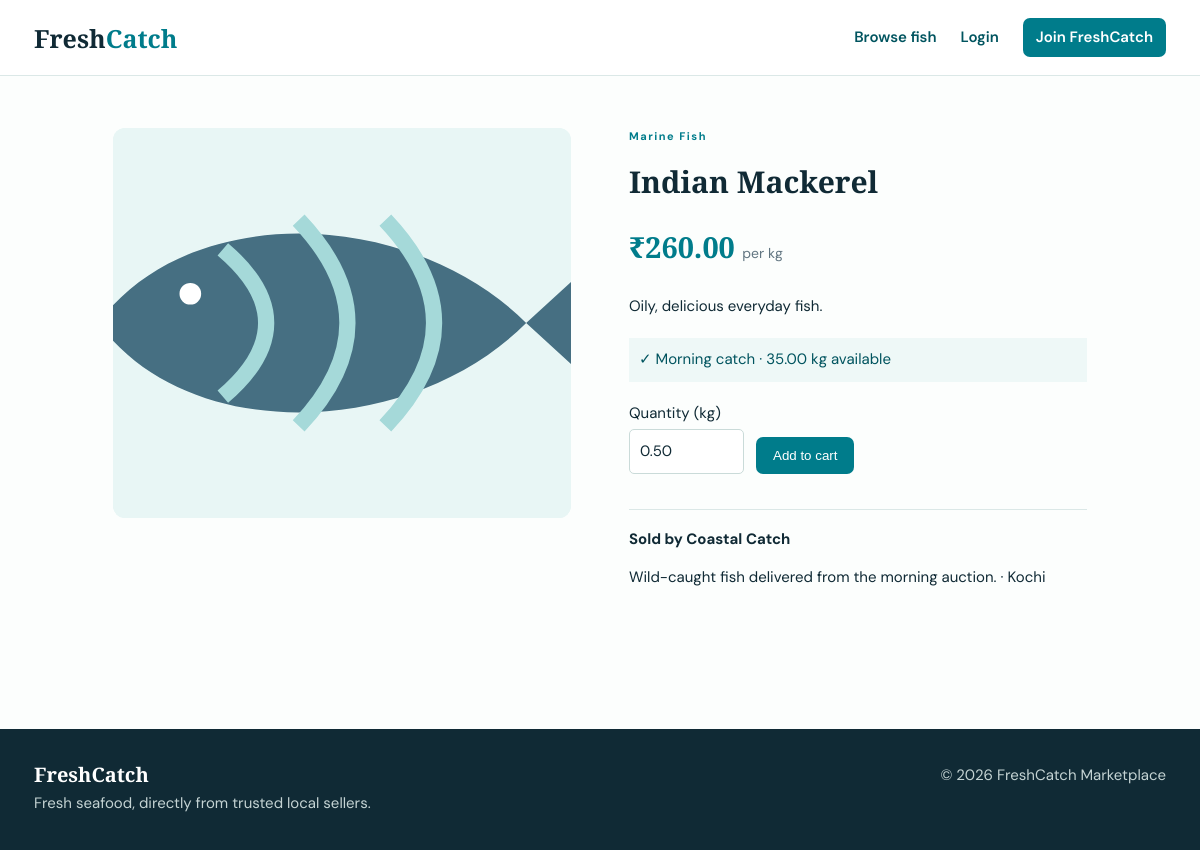
/product.php?id=2, run on the app's committed database.
### tables this page shows
CREATE TABLE products (
 id INT UNSIGNED AUTO_INCREMENT PRIMARY KEY, seller_id INT UNSIGNED NOT NULL, category_id INT UNSIGNED NOT NULL, name VARCHAR(140) NOT NULL,
 description TEXT NOT NULL, image_path VARCHAR(255), price DECIMAL(10,2) NOT NULL, stock DECIMAL(10,2) NOT NULL DEFAULT 0,
 min_quantity DECIMAL(10,2) NOT NULL DEFAULT 1, freshness_info VARCHAR(180), is_available TINYINT(1) DEFAULT 1,
 created_at TIMESTAMP DEFAULT CURRENT_TIMESTAMP, updated_at TIMESTAMP DEFAULT CURRENT_TIMESTAMP ON UPDATE CURRENT_TIMESTAMP,
 FOREIGN KEY(seller_id) REFERENCES seller_profiles(id) ON DELETE CASCADE, FOREIGN KEY(category_id) REFERENCES categories(id), INDEX(category_id), INDEX(seller_id), INDEX(price)
);

CREATE TABLE categories (id INT UNSIGNED AUTO_INCREMENT PRIMARY KEY, name VARCHAR(80) NOT NULL UNIQUE, description VARCHAR(255), is_active TINYINT(1) DEFAULT 1, created_at TIMESTAMP DEFAULT CURRENT_TIMESTAMP);

CREATE TABLE seller_profiles (
 id INT UNSIGNED AUTO_INCREMENT PRIMARY KEY, user_id INT UNSIGNED NOT NULL UNIQUE, shop_name VARCHAR(120) NOT NULL,
 description TEXT, location VARCHAR(150), approval_status ENUM('pending','approved','rejected') NOT NULL DEFAULT 'pending',
 approved_at DATETIME NULL, FOREIGN KEY(user_id) REFERENCES users(id) ON DELETE CASCADE
);

### includes/db.php (called while the page is built)
<?php require_once __DIR__.'/config.php';
function db(): PDO { static $pdo; if (!$pdo) { $pdo=new PDO('mysql:host='.DB_HOST.';dbname='.DB_NAME.';charset=utf8mb4',DB_USER,DB_PASS,[PDO::ATTR_ERRMODE=>PDO::ERRMODE_EXCEPTION,PDO::ATTR_DEFAULT_FETCH_MODE=>PDO::FETCH_ASSOC]); } return $pdo; }

### includes/functions.php (called while the page is built, shortened)
<?php require_once __DIR__.'/db.php';
function e($v): string { return htmlspecialchars((string)$v, ENT_QUOTES, 'UTF-8'); }
function url($path=''): string { return BASE_URL . '/' . ltrim($path,'/'); }

### product.php (the view, shortened to what this page needs)
<?php require 'includes/auth.php';$id=(int)($_GET['id']??0);$s=db()->prepare("SELECT p.*,sp.shop_name,sp.description shop_description,sp.location,c.name category,u.name seller_name FROM products p JOIN seller_profiles sp ON p.seller_id=sp.id JOIN users u ON sp.user_id=u.id JOIN categories c ON p.category_id=c.id WHERE p.id=? AND p.is_available=1 AND sp.approval_status='approved'");$s->execute([$id]);$p=$s->fetch();if(!$p){http_response_code(404);exit('Product not found');}
$pageTitle=$p['name'];require 'includes/header.php';?>
<div class="product-detail"><div class="detail-image"><?php if($p['image_path']):?><img src="<?=url($p['image_path'])?>" alt="<?=e($p['name'])?>"><?php else:?>🐟<?php endif;?></div><div><p class="eyebrow"><?=e($p['category'])?></p><h1><?=e($p['name'])?></h1><p class="detail-price">₹<?=number_format($p['price'],2)?> <small>per kg</small></p><p><?=nl2br(e($p['description']))?></p><div class="freshness">✓ <?=e($p['freshness_info']?:'Fresh and ready to order')?> · <?=e($p['stock'])?> kg available</div><form method="post" class="add-cart"><input type="hidden" name="csrf" value="<?=csrf()?>"><label>Quantity (kg)<input type="number" step="0.5" min="<?=$p['min_quantity']?>" max="<?=$p['stock']?>" name="quantity" value="<?=$p['min_quantity']?>"></label><button <?=!$p['stock']?'disabled':''?>>Add to cart</button></form><div class="shop-box"><strong>Sold by <?=e($p['shop_name'])?></strong><p><?=e($p['shop_description'])?> · <?=e($p['location'])?></p></div></div></div><?php require 'includes/footer.php'; ?>

### assets/css/style.css (style rules this page uses)
:root { --ink:#102a35;--muted:#617581;--sea:#007c8b;--deep:#00545f;--foam:#eef8f7;--coral:#f2634c;--line:#dbe8e7;--white:#fff }
* { box-sizing:border-box }
body { margin:0;color:var(--ink);font:15px/1.55 'DM Sans',sans-serif;background:#fcfefd }
button,.button { border:0;background:var(--sea);color:white;padding:11px 17px;border-radius:7px;font:600 14px inherit;cursor:pointer;display:inline-block }
.eyebrow { font-size:11px;font-weight:700;letter-spacing:1.5px;color:var(--sea);margin:0 0 9px }
.hero h1,h1,h2 { font-family:'Playfair Display';line-height:1.1 }
.product-image img,.thumb img,.detail-image img { width:100%;height:100%;object-fit:cover }
.filters input,.filters select,input,textarea,select { padding:10px;border:1px solid #cadbd9;border-radius:5px;background:#fff;font:inherit;color:var(--ink) }
.product-detail { display:grid;grid-template-columns:1fr 1fr;gap:58px;padding:52px 7% }
.detail-image { height:390px;background:var(--foam);display:grid;place-items:center;font-size:130px;border-radius:12px;overflow:hidden }
.detail-price { font:700 29px 'Playfair Display';color:var(--sea) }
.detail-price small { font:400 14px 'DM Sans';color:var(--muted) }
.freshness { background:var(--foam);padding:10px;color:var(--deep);margin:20px 0 }
.add-cart { display:flex;gap:12px;align-items:end }
.add-cart label { display:grid;gap:4px }
.add-cart input { width:115px }
.shop-box { margin-top:35px;border-top:1px solid var(--line);padding-top:18px }

### data on the page
products: image_path (picture), category.name "Marine Fish", name "Indian Mackerel", price "260.00", description "Oily, delicious everyday fish.", freshness_info "Morning catch", stock "35.00", quantity "0.50", seller.shop_name "Coastal Catch", seller.description "Wild-caught fish delivered from the morning auction.", seller.location "Kochi"
